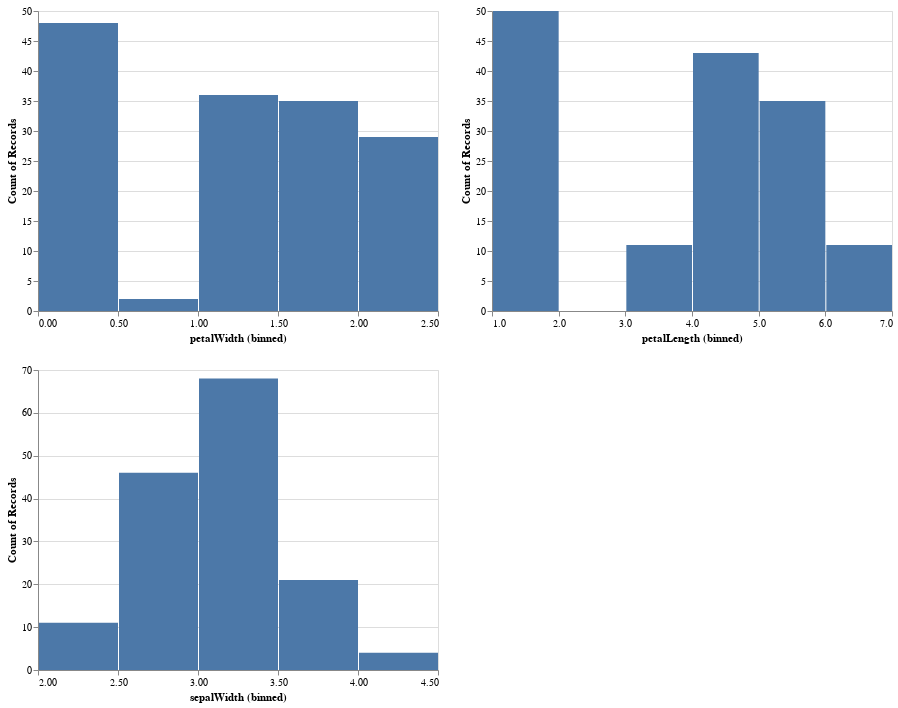

Here is the notebook cell this chart was saved with:
### Code cell
charts = arid_eda(df, 'sepalLength', 'continuous', features = ['sepalWidth', 'petalWidth', 'petalLength'])
alt.vconcat(charts[1]|charts[2],charts[0])

### Figure 1 — Vega-Lite specification as saved in the notebook (floating-point values rounded to 4 significant figures; data arrays with more than 128 entries replaced by an {"elided": "..."} marker saying what was removed)
{"config": {"view": {"continuousWidth": 400, "continuousHeight": 300}}, "vconcat": [{"hconcat": [{"mark": "bar", "encoding": {"x": {"type": "quantitative", "bin": {}, "field": "petalWidth"}, "y": {"type": "quantitative", "aggregate": "count"}}}, {"mark": "bar", "encoding": {"x": {"type": "quantitative", "bin": {}, "field": "petalLength"}, "y": {"type": "quantitative", "aggregate": "count"}}}]}, {"mark": "bar", "encoding": {"x": {"type": "quantitative", "bin": {}, "field": "sepalWidth"}, "y": {"type": "quantitative", "aggregate": "count"}}}], "data": {"name": "data-a264acbd6e539a8b3afc0cb5f240fb57"}, "$schema": "https://vega.github.io/schema/vega-lite/v4.8.1.json", "datasets": {"data-a264acbd6e539a8b3afc0cb5f240fb57": {"elided": "150 records"}}}
